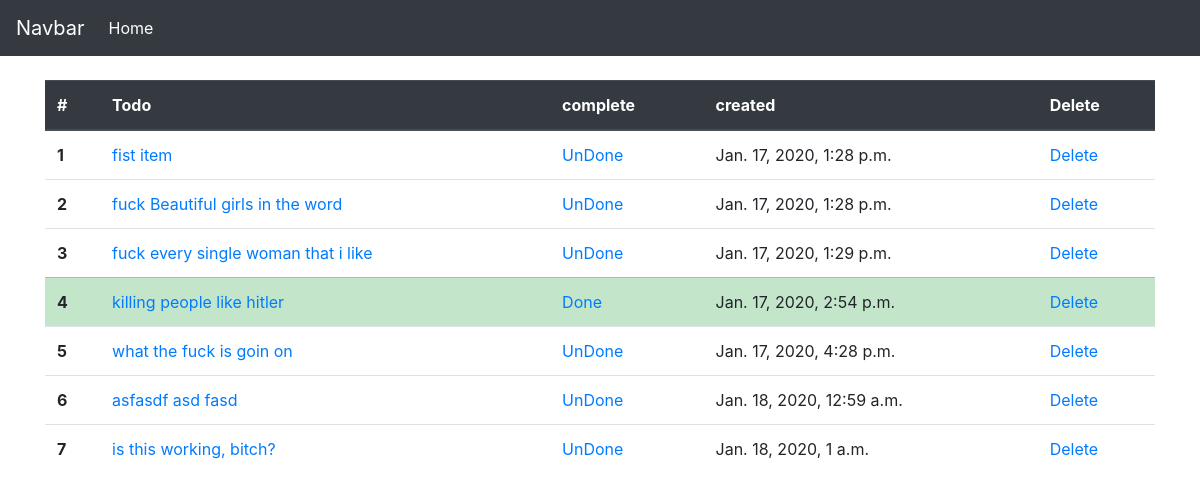
The page /views/ on the database as committed earlier.
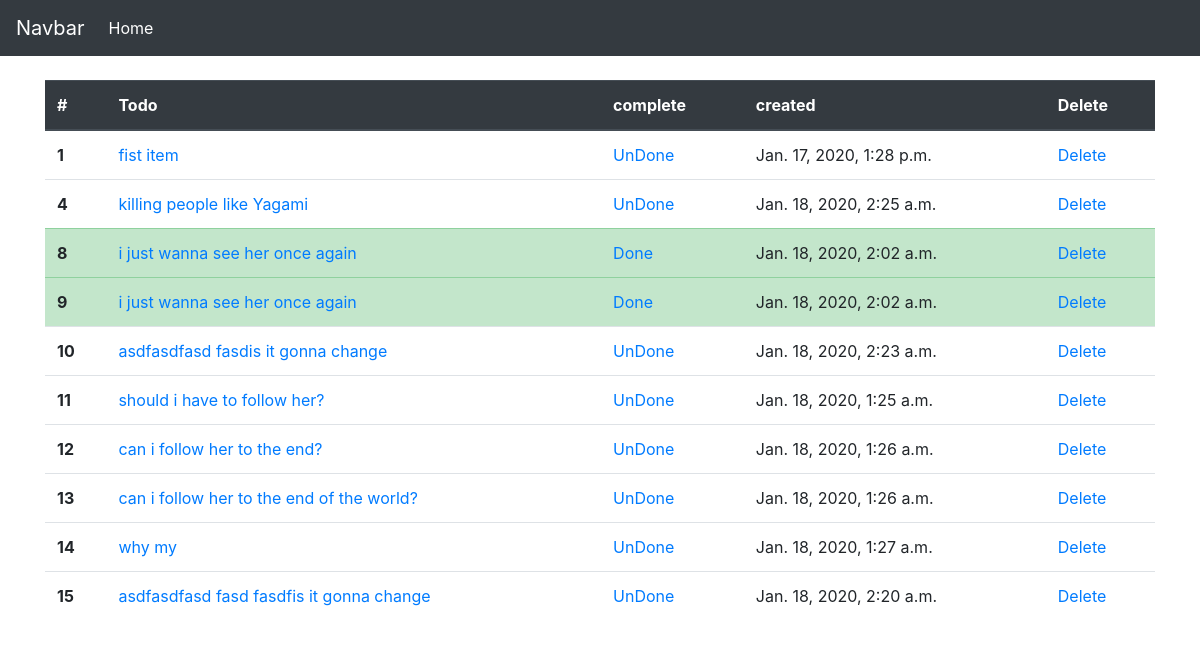
The same page on the database as committed later.
### work/models.py (models this page shows, shortened)
class Lists(models.Model):
    item = models.CharField(max_length=500)
    completed = models.BooleanField(default=False)
    created = models.DateTimeField(auto_now=True)
    class Meta:
        verbose_name_plural = 'Lists'

### work/views.py (the view)
# urls.py: 2. Add a URL to urlpatterns:  path('', views.home, name='home')
def home(request):
    items = Lists.objects.all
    return render(request, 'home.html', {'lists': items})

### templates/home.html (shortened to what this page needs)
{% extends 'base.html'%}
{%block content%}
<div class="container">
    <br>
    <table class="table">
        <thead class="thead-dark">
            <tr>
                <th scope="col">#</th>
                <th scope="col">Todo</th>
                <th scope="col">complete</th>
                <th scope="col">created</th>
                <th scope="col">Delete</th>
            </tr>
        </thead>
        <tbody>
            {%for item in lists%}
            {%if item.completed%}
            <tr class="table-success">
                <th scope="row">{{item.id}}</th>
                <td> <a href="{%url 'edit' item.id%}">{{item.item}}</a> </td>
                <td> <a href="{%url 'complete' item.id%}">Done</a> </td>
                <td>{{item.created}}</td>
                <td><a href="{%url 'delete' item.id%}">Delete</a></td>
            </tr>
            {%else%}
            <tr>
                <th scope="row">{{item.id}}</th>
                <td> <a href="{%url 'edit' item.id%}">{{item.item}}</a> </td>
                <td> <a href="{%url 'complete' item.id%}">UnDone</a> </td>
                <td>{{item.created}}</td>
                <td><a href="{%url 'delete' item.id%}">Delete</a></td>
            </tr>
            {%endif%}
            {%endfor%}
        </tbody>
    </table>
</div>
{%endblock%}

### templates/base.html (shortened to what this page needs)
{% load static %}
<!doctype html>
<html lang="en">
<head>
    <link rel="stylesheet" href="https://stackpath.bootstrapcdn.com/bootstrap/4.4.1/css/bootstrap.min.css">
    <link rel="stylesheet" href="{%static 'csss.css'%}">
</head>
<body>
    <nav class="navbar navbar-expand-lg navbar-dark bg-dark">
        <a class="navbar-brand" href="{%url 'base'%}">Navbar</a>
        <div class="collapse navbar-collapse" id="navbarSupportedContent">
            <ul class="navbar-nav mr-auto">
                <li class="nav-item active">
                    <a class="nav-link" href="{%url 'home'%}">Home <span class="sr-only">(current)</span></a>
                </li>
            </ul>
        </div>
    </nav>
    {%block content%}{%endblock%}
</body>
</html>

Rows that differ between the two databases and show on the page:
removed Lists: id "2", item "fuck Beautiful girls in the word", created "Jan. 17, 2020, 1:28 p.m."
removed Lists: id "3", item "fuck every single woman that i like", created "Jan. 17, 2020, 1:29 p.m."
removed Lists: id "5", item "what the fuck is goin on", created "Jan. 17, 2020, 4:28 p.m."
removed Lists: id "6", item "asfasdf asd fasd", created "Jan. 18, 2020, 12:59 a.m."
removed Lists: id "7", item "is this working, bitch?", created "Jan. 18, 2020, 1 a.m."
changed Lists id 4: item "killing people like hitler" → "killing people like Yagami"; created "Jan. 17, 2020, 2:54 p.m." → "Jan. 18, 2020, 2:25 a.m."; completed "Done" → "UnDone"
added Lists: id "8", item "i just wanna see her once again", created "Jan. 18, 2020, 2:02 a.m."
added Lists: id "9", item "i just wanna see her once again", created "Jan. 18, 2020, 2:02 a.m."
added Lists: id "10", item "asdfasdfasd fasdis it gonna change", created "Jan. 18, 2020, 2:23 a.m."
added Lists: id "11", item "should i have to follow her?", created "Jan. 18, 2020, 1:25 a.m."
added Lists: id "12", item "can i follow her to the end?", created "Jan. 18, 2020, 1:26 a.m."
added Lists: id "13", item "can i follow her to the end of the world?", created "Jan. 18, 2020, 1:26 a.m."
added Lists: id "14", item "why my", created "Jan. 18, 2020, 1:27 a.m."
added Lists: id "15", item "asdfasdfasd fasd fasdfis it gonna change", created "Jan. 18, 2020, 2:20 a.m."
